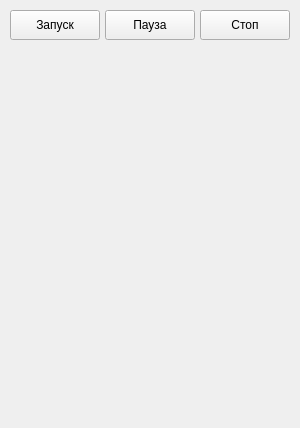
          <widget class="QWidget" name="emulationPage">
           <property name="geometry">
            <rect>
             <x>0</x>
             <y>0</y>
             <width>300</width>
             <height>428</height>
            </rect>
           </property>
           <attribute name="label">
            <string>Симуляция</string>
           </attribute>
           <widget class="QPushButton" name="pushButton_17">
            <property name="geometry">
             <rect>
              <x>10</x>
              <y>10</y>
              <width>90</width>
              <height>30</height>
             </rect>
            </property>
            <property name="text">
             <string>Запуск</string>
            </property>
            <property name="icon">
             <iconset resource="trucks.qrc">
              <normaloff>:/icons_actions/images/tango_icons/22x22/actions/media-playback-start.png</normaloff>:/icons_actions/images/tango_icons/22x22/actions/media-playback-start.png</iconset>
            </property>
           </widget>
           <widget class="QPushButton" name="pushButton_18">
            <property name="geometry">
             <rect>
              <x>105</x>
              <y>10</y>
              <width>90</width>
              <height>30</height>
             </rect>
            </property>
            <property name="text">
             <string>Пауза</string>
            </property>
            <property name="icon">
             <iconset resource="trucks.qrc">
              <normaloff>:/icons_actions/images/tango_icons/22x22/actions/media-playback-pause.png</normaloff>:/icons_actions/images/tango_icons/22x22/actions/media-playback-pause.png</iconset>
            </property>
           </widget>
           <widget class="QPushButton" name="pushButton_19">
            <property name="geometry">
             <rect>
              <x>200</x>
              <y>10</y>
              <width>90</width>
              <height>30</height>
             </rect>
            </property>
            <property name="text">
             <string>Стоп</string>
            </property>
            <property name="icon">
             <iconset resource="trucks.qrc">
              <normaloff>:/icons_actions/images/tango_icons/22x22/actions/media-playback-stop.png</normaloff>:/icons_actions/images/tango_icons/22x22/actions/media-playback-stop.png</iconset>
            </property>
           </widget>
          </widget>
